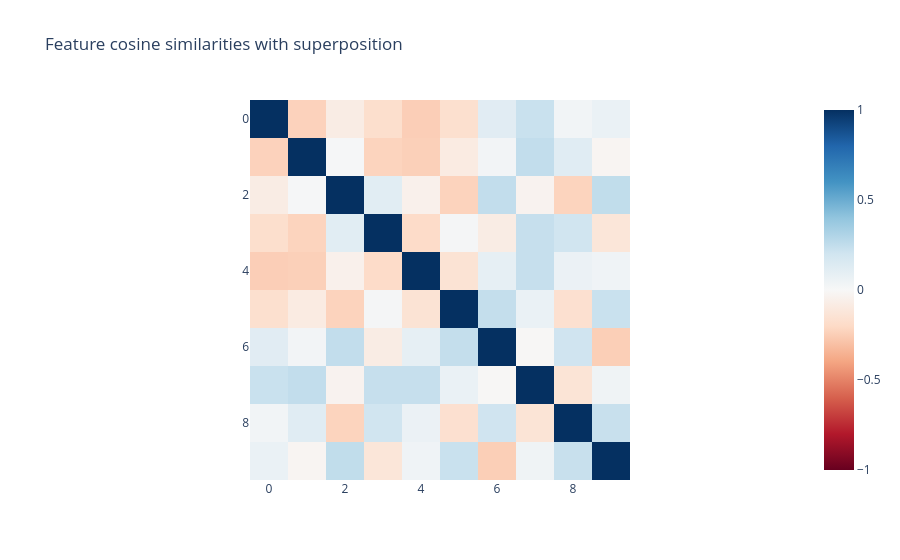

This figure's notebook cell:
### Markdown cell above
## Superposition Noise

We can create superposition noise by creating a feature dictionary with more features than hidden dimensions, so it's not possible to have them all be mutually orthongonal. By default, the `FeatureDictionary` will still try to make all the features as orthogonal as possible.

### Code cell
import plotly.express as px
from sae_lens.util import cosine_similarities

super_dict = FeatureDictionary(
    num_features=10,
    hidden_dim=8,
)

px.imshow(
    cosine_similarities(super_dict.feature_vectors).detach(),
    zmin=-1,
    zmax=1,
    color_continuous_scale="rdbu",
    title="Feature cosine similarities with superposition",
)

### Figure 1 — Plotly figure (JSON) as saved in the notebook; plotly's stock layout.template omitted (floating-point values rounded to 4 significant figures)
{"data": [{"coloraxis": "coloraxis", "hovertemplate": "x: %{x}<br>y: %{y}<br>color: %{z}<extra></extra>", "name": "0", "type": "heatmap", "xaxis": "x", "yaxis": "y", "z": [[1.0, -0.2324, -0.07876, -0.1731, -0.2478, -0.1678, 0.117, 0.2239, 0.03277, 0.07006], [-0.2324, 1.0, 0.01306, -0.2268, -0.2416, -0.0889, 0.02852, 0.2488, 0.1207, -0.02218], [-0.07876, 0.01306, 1.0, 0.1165, -0.0502, -0.229, 0.247, -0.03414, -0.2252, 0.2503], [-0.1731, -0.2268, 0.1165, 1.0, -0.1931, 0.01714, -0.07812, 0.2348, 0.2013, -0.1244], [-0.2478, -0.2416, -0.0502, -0.1931, 1.0, -0.1448, 0.09011, 0.2354, 0.06178, 0.04127], [-0.1678, -0.0889, -0.229, 0.01714, -0.1448, 1.0, 0.2426, 0.06879, -0.1618, 0.2252], [0.117, 0.02852, 0.247, -0.07812, 0.09011, 0.2426, 1.0, -0.007397, 0.2038, -0.2453], [0.2239, 0.2488, -0.03414, 0.2348, 0.2354, 0.06879, -0.007397, 1.0, -0.1388, 0.04315], [0.03277, 0.1207, -0.2252, 0.2013, 0.06178, -0.1618, 0.2038, -0.1388, 1.0, 0.229], [0.07006, -0.02218, 0.2503, -0.1244, 0.04127, 0.2252, -0.2453, 0.04315, 0.229, 1.0]]}], "layout": {"coloraxis": {"cmax": 1, "cmin": -1, "colorscale": [[0.0, "rgb(103,0,31)"], [0.1, "rgb(178,24,43)"], [0.2, "rgb(214,96,77)"], [0.3, "rgb(244,165,130)"], [0.4, "rgb(253,219,199)"], [0.5, "rgb(247,247,247)"], [0.6, "rgb(209,229,240)"], [0.7, "rgb(146,197,222)"], [0.8, "rgb(67,147,195)"], [0.9, "rgb(33,102,172)"], [1.0, "rgb(5,48,97)"]]}, "title": {"text": "Feature cosine similarities with superposition"}, "xaxis": {"anchor": "y", "constrain": "domain", "domain": [0.0, 1.0], "scaleanchor": "y"}, "yaxis": {"anchor": "x", "autorange": "reversed", "constrain": "domain", "domain": [0.0, 1.0]}}}
